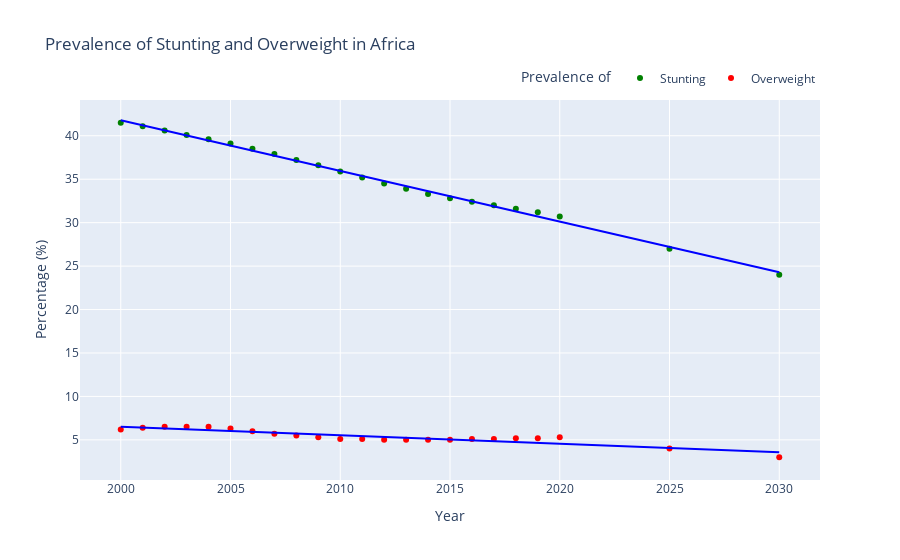
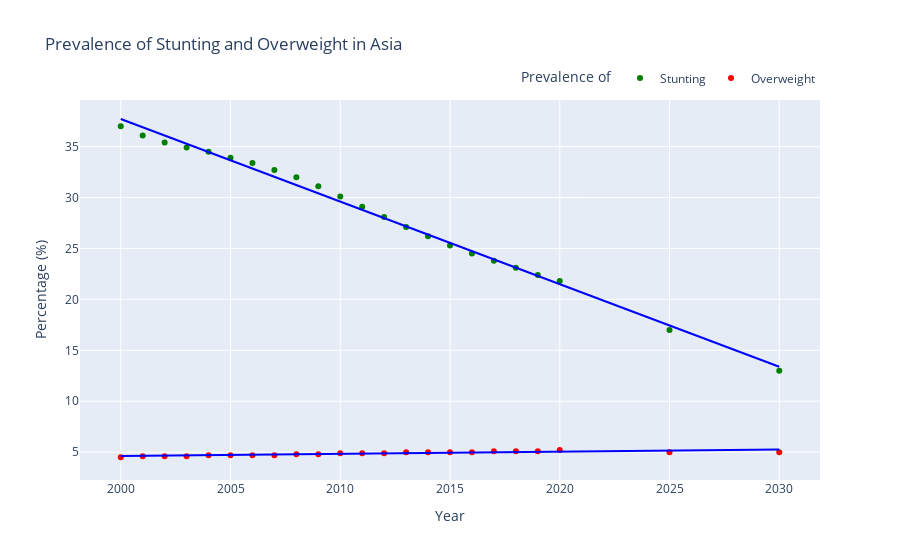
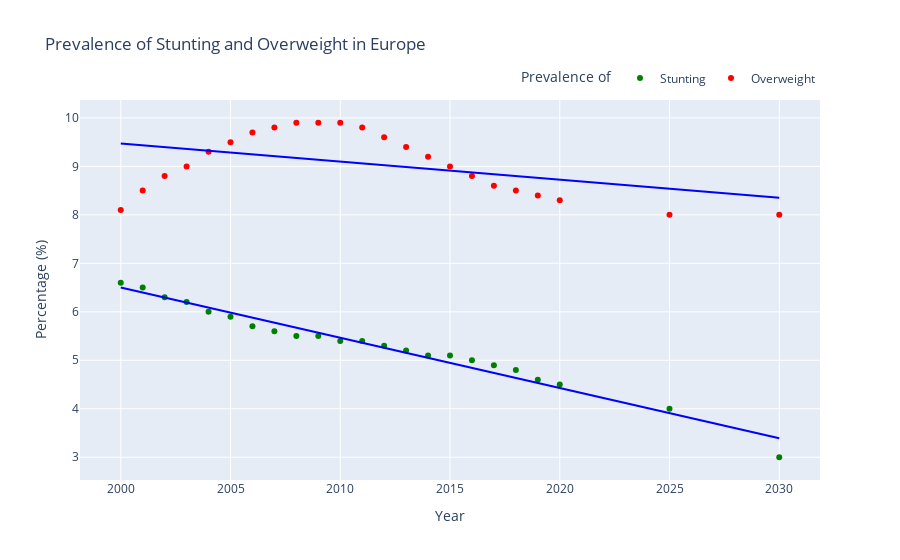
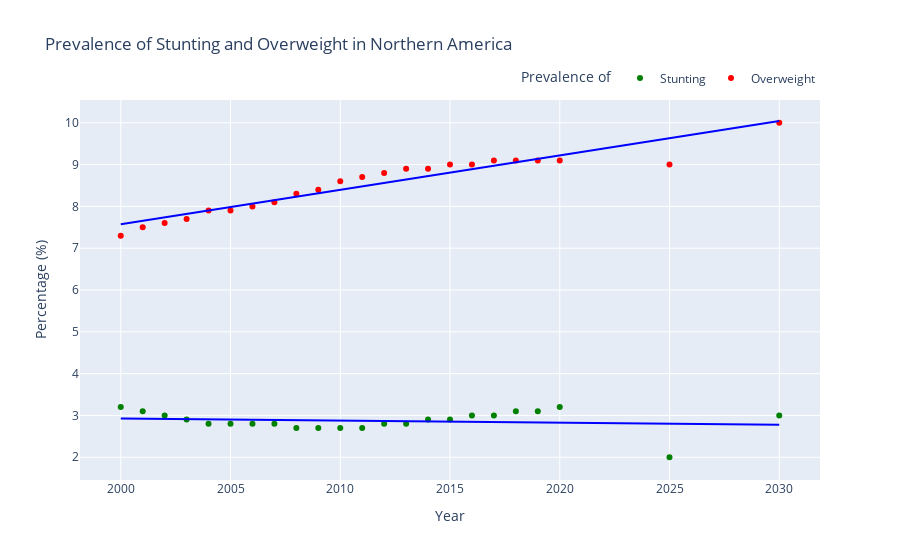

Here is the notebook cell these charts were saved with, in order:
### Markdown cell above
Predicting Future Prevalence of Stunting and Malnutrition

### Code cell
# Function for Estimation
def lrEstimate(x,y):
    n = len(x)
    df = pd.DataFrame({'x': x, 'y': y})
    df['x2'] = df['x'] * df['x']
    df['y2'] = df['y'] * df['y']
    df['xy'] = df['x'] * df['y']
    slope = ((n*(df['xy'].sum())) - ((df['x'].sum()) * (df['y'].sum()))) / ((n*(df['x2'].sum()) - ((df['x'].sum())**2)))
    intercept = (((df['y'].sum()) * (df['x2'].sum())) - ((df['x'].sum()) * (df['xy'].sum()))) / ((n*(df['x2'].sum()) - ((df['x'].sum())**2)))
    return lambda x : slope * x + intercept


for i in regData:
    x = list(regData[i]['Stunting'].keys())
    y1 = list(regData[i]['Stunting'].values())
    y2 = list(regData[i]['Overweight'].values())
    if [] not in [x, y1, y2]:
        estimator = lrEstimate(x, y1)
        mymodel = list(map(estimator, x))
        data1 = list(int(estimator(j)) for j in (2025, 2030))
        print(f'''{i}:\n\tFor 2025, Estimated Prevalence of Stunting is {data1[-2]}%
        For 2030, Estimated Prevalence of Stunting is {data1[-1]}%''')

        estimator = lrEstimate(x, y2)
        mymodel = list(map(estimator, x))
        data2 = list(int(estimator(j)) for j in (2025, 2030))
        print(f'''\tFor 2025, Estimated Prevalence of Overweight is {data2[-2]}%
        For 2030, Estimated Prevalence of Overweight is {data2[-1]}%\n''')
        
        fig = px.scatter(pd.DataFrame({"Year": x+[2025,2030], "Stunting": y1+data1, "Overweight": y2+data2}),
        x="Year", y=["Stunting", "Overweight"], trendline='ols', trendline_color_override = 'blue',
        color_discrete_sequence=["green", "red"], title=f"Prevalence of Stunting and Overweight in {i}"
        )
        fig.update_layout(
            legend_title="Prevalence of",
            yaxis_title="Percentage (%)",
            legend=dict(orientation="h", x=1, y=1.02, xanchor="right", yanchor="bottom")
            )
        fig.show()

### Figure 1 — Plotly figure (JSON) as saved in the notebook; plotly's stock layout.template omitted (floating-point values rounded to 4 significant figures)
{"data": [{"hovertemplate": "variable=Stunting<br>Year=%{x}<br>value=%{y}<extra></extra>", "legendgroup": "Stunting", "marker": {"color": "green", "symbol": "circle"}, "mode": "markers", "name": "Stunting", "orientation": "v", "showlegend": true, "type": "scatter", "x": [2000, 2001, 2002, 2003, 2004, 2005, 2006, 2007, 2008, 2009, 2010, 2011, 2012, 2013, 2014, 2015, 2016, 2017, 2018, 2019, 2020, 2025, 2030], "xaxis": "x", "y": [41.5, 41.1, 40.6, 40.1, 39.6, 39.1, 38.5, 37.9, 37.2, 36.6, 35.9, 35.2, 34.5, 33.9, 33.3, 32.8, 32.4, 32, 31.6, 31.2, 30.7, 27, 24], "yaxis": "y"}, {"hovertemplate": "<b>OLS trendline</b><br>value = -0.583338 * Year + 1208.47<br>R<sup>2</sup>=0.996826<br><br>variable=Stunting<br>Year=%{x}<br>value=%{y} <b>(trend)</b><extra></extra>", "legendgroup": "Stunting", "line": {"color": "blue"}, "marker": {"color": "green", "symbol": "circle"}, "mode": "lines", "name": "Stunting", "showlegend": false, "type": "scatter", "x": [2000, 2001, 2002, 2003, 2004, 2005, 2006, 2007, 2008, 2009, 2010, 2011, 2012, 2013, 2014, 2015, 2016, 2017, 2018, 2019, 2020, 2025, 2030], "xaxis": "x", "y": [41.79, 41.21, 40.63, 40.04, 39.46, 38.88, 38.29, 37.71, 37.13, 36.54, 35.96, 35.38, 34.79, 34.21, 33.63, 33.04, 32.46, 31.88, 31.29, 30.71, 30.13, 27.21, 24.29], "yaxis": "y"}, {"hovertemplate": "variable=Overweight<br>Year=%{x}<br>value=%{y}<extra></extra>", "legendgroup": "Overweight", "marker": {"color": "red", "symbol": "circle"}, "mode": "markers", "name": "Overweight", "orientation": "v", "showlegend": true, "type": "scatter", "x": [2000, 2001, 2002, 2003, 2004, 2005, 2006, 2007, 2008, 2009, 2010, 2011, 2012, 2013, 2014, 2015, 2016, 2017, 2018, 2019, 2020, 2025, 2030], "xaxis": "x", "y": [6.2, 6.4, 6.5, 6.5, 6.5, 6.3, 6, 5.7, 5.5, 5.3, 5.1, 5.1, 5, 5, 5, 5, 5.1, 5.1, 5.2, 5.2, 5.3, 4, 3], "yaxis": "y"}, {"hovertemplate": "<b>OLS trendline</b><br>value = -0.0975567 * Year + 201.629<br>R<sup>2</sup>=0.831458<br><br>variable=Overweight<br>Year=%{x}<br>value=%{y} <b>(trend)</b><extra></extra>", "legendgroup": "Overweight", "line": {"color": "blue"}, "marker": {"color": "red", "symbol": "circle"}, "mode": "lines", "name": "Overweight", "showlegend": false, "type": "scatter", "x": [2000, 2001, 2002, 2003, 2004, 2005, 2006, 2007, 2008, 2009, 2010, 2011, 2012, 2013, 2014, 2015, 2016, 2017, 2018, 2019, 2020, 2025, 2030], "xaxis": "x", "y": [6.515, 6.418, 6.32, 6.223, 6.125, 6.028, 5.93, 5.832, 5.735, 5.637, 5.54, 5.442, 5.345, 5.247, 5.15, 5.052, 4.954, 4.857, 4.759, 4.662, 4.564, 4.076, 3.589], "yaxis": "y"}], "layout": {"legend": {"orientation": "h", "title": {"text": "Prevalence of"}, "tracegroupgap": 0, "x": 1, "xanchor": "right", "y": 1.02, "yanchor": "bottom"}, "title": {"text": "Prevalence of Stunting and Overweight in Africa"}, "xaxis": {"anchor": "y", "domain": [0, 1], "title": {"text": "Year"}}, "yaxis": {"anchor": "x", "domain": [0, 1], "title": {"text": "Percentage (%)"}}}}

### Figure 2 — Plotly figure (JSON) as saved in the notebook; plotly's stock layout.template omitted (floating-point values rounded to 4 significant figures)
{"data": [{"hovertemplate": "variable=Stunting<br>Year=%{x}<br>value=%{y}<extra></extra>", "legendgroup": "Stunting", "marker": {"color": "green", "symbol": "circle"}, "mode": "markers", "name": "Stunting", "orientation": "v", "showlegend": true, "type": "scatter", "x": [2000, 2001, 2002, 2003, 2004, 2005, 2006, 2007, 2008, 2009, 2010, 2011, 2012, 2013, 2014, 2015, 2016, 2017, 2018, 2019, 2020, 2025, 2030], "xaxis": "x", "y": [37, 36.1, 35.4, 34.9, 34.5, 33.9, 33.4, 32.7, 32, 31.1, 30.1, 29.1, 28.1, 27.1, 26.2, 25.3, 24.5, 23.8, 23.1, 22.4, 21.8, 17, 13], "yaxis": "y"}, {"hovertemplate": "<b>OLS trendline</b><br>value = -0.81069 * Year + 1659.09<br>R<sup>2</sup>=0.994796<br><br>variable=Stunting<br>Year=%{x}<br>value=%{y} <b>(trend)</b><extra></extra>", "legendgroup": "Stunting", "line": {"color": "blue"}, "marker": {"color": "green", "symbol": "circle"}, "mode": "lines", "name": "Stunting", "showlegend": false, "type": "scatter", "x": [2000, 2001, 2002, 2003, 2004, 2005, 2006, 2007, 2008, 2009, 2010, 2011, 2012, 2013, 2014, 2015, 2016, 2017, 2018, 2019, 2020, 2025, 2030], "xaxis": "x", "y": [37.71, 36.9, 36.09, 35.28, 34.47, 33.66, 32.85, 32.04, 31.22, 30.41, 29.6, 28.79, 27.98, 27.17, 26.36, 25.55, 24.74, 23.93, 23.12, 22.31, 21.5, 17.44, 13.39], "yaxis": "y"}, {"hovertemplate": "variable=Overweight<br>Year=%{x}<br>value=%{y}<extra></extra>", "legendgroup": "Overweight", "marker": {"color": "red", "symbol": "circle"}, "mode": "markers", "name": "Overweight", "orientation": "v", "showlegend": true, "type": "scatter", "x": [2000, 2001, 2002, 2003, 2004, 2005, 2006, 2007, 2008, 2009, 2010, 2011, 2012, 2013, 2014, 2015, 2016, 2017, 2018, 2019, 2020, 2025, 2030], "xaxis": "x", "y": [4.5, 4.6, 4.6, 4.6, 4.7, 4.7, 4.7, 4.7, 4.8, 4.8, 4.9, 4.9, 4.9, 5, 5, 5, 5, 5.1, 5.1, 5.1, 5.2, 5, 5], "yaxis": "y"}, {"hovertemplate": "<b>OLS trendline</b><br>value = 0.0219248 * Year + -39.237<br>R<sup>2</sup>=0.756854<br><br>variable=Overweight<br>Year=%{x}<br>value=%{y} <b>(trend)</b><extra></extra>", "legendgroup": "Overweight", "line": {"color": "blue"}, "marker": {"color": "red", "symbol": "circle"}, "mode": "lines", "name": "Overweight", "showlegend": false, "type": "scatter", "x": [2000, 2001, 2002, 2003, 2004, 2005, 2006, 2007, 2008, 2009, 2010, 2011, 2012, 2013, 2014, 2015, 2016, 2017, 2018, 2019, 2020, 2025, 2030], "xaxis": "x", "y": [4.613, 4.635, 4.656, 4.678, 4.7, 4.722, 4.744, 4.766, 4.788, 4.81, 4.832, 4.854, 4.876, 4.898, 4.92, 4.941, 4.963, 4.985, 5.007, 5.029, 5.051, 5.161, 5.27], "yaxis": "y"}], "layout": {"legend": {"orientation": "h", "title": {"text": "Prevalence of"}, "tracegroupgap": 0, "x": 1, "xanchor": "right", "y": 1.02, "yanchor": "bottom"}, "title": {"text": "Prevalence of Stunting and Overweight in Asia"}, "xaxis": {"anchor": "y", "domain": [0, 1], "title": {"text": "Year"}}, "yaxis": {"anchor": "x", "domain": [0, 1], "title": {"text": "Percentage (%)"}}}}

### Figure 3 — Plotly figure (JSON) as saved in the notebook; plotly's stock layout.template omitted (floating-point values rounded to 4 significant figures)
{"data": [{"hovertemplate": "variable=Stunting<br>Year=%{x}<br>value=%{y}<extra></extra>", "legendgroup": "Stunting", "marker": {"color": "green", "symbol": "circle"}, "mode": "markers", "name": "Stunting", "orientation": "v", "showlegend": true, "type": "scatter", "x": [2000, 2001, 2002, 2003, 2004, 2005, 2006, 2007, 2008, 2009, 2010, 2011, 2012, 2013, 2014, 2015, 2016, 2017, 2018, 2019, 2020, 2025, 2030], "xaxis": "x", "y": [6.6, 6.5, 6.3, 6.2, 6, 5.9, 5.7, 5.6, 5.5, 5.5, 5.4, 5.4, 5.3, 5.2, 5.1, 5.1, 5, 4.9, 4.8, 4.6, 4.5, 4, 3], "yaxis": "y"}, {"hovertemplate": "<b>OLS trendline</b><br>value = -0.103675 * Year + 213.853<br>R<sup>2</sup>=0.971920<br><br>variable=Stunting<br>Year=%{x}<br>value=%{y} <b>(trend)</b><extra></extra>", "legendgroup": "Stunting", "line": {"color": "blue"}, "marker": {"color": "green", "symbol": "circle"}, "mode": "lines", "name": "Stunting", "showlegend": false, "type": "scatter", "x": [2000, 2001, 2002, 2003, 2004, 2005, 2006, 2007, 2008, 2009, 2010, 2011, 2012, 2013, 2014, 2015, 2016, 2017, 2018, 2019, 2020, 2025, 2030], "xaxis": "x", "y": [6.503, 6.4, 6.296, 6.192, 6.089, 5.985, 5.881, 5.777, 5.674, 5.57, 5.466, 5.363, 5.259, 5.155, 5.052, 4.948, 4.844, 4.741, 4.637, 4.533, 4.43, 3.911, 3.393], "yaxis": "y"}, {"hovertemplate": "variable=Overweight<br>Year=%{x}<br>value=%{y}<extra></extra>", "legendgroup": "Overweight", "marker": {"color": "red", "symbol": "circle"}, "mode": "markers", "name": "Overweight", "orientation": "v", "showlegend": true, "type": "scatter", "x": [2000, 2001, 2002, 2003, 2004, 2005, 2006, 2007, 2008, 2009, 2010, 2011, 2012, 2013, 2014, 2015, 2016, 2017, 2018, 2019, 2020, 2025, 2030], "xaxis": "x", "y": [8.1, 8.5, 8.8, 9, 9.3, 9.5, 9.7, 9.8, 9.9, 9.9, 9.9, 9.8, 9.6, 9.4, 9.2, 9, 8.8, 8.6, 8.5, 8.4, 8.3, 8, 8], "yaxis": "y"}, {"hovertemplate": "<b>OLS trendline</b><br>value = -0.0372813 * Year + 84.0356<br>R<sup>2</sup>=0.197205<br><br>variable=Overweight<br>Year=%{x}<br>value=%{y} <b>(trend)</b><extra></extra>", "legendgroup": "Overweight", "line": {"color": "blue"}, "marker": {"color": "red", "symbol": "circle"}, "mode": "lines", "name": "Overweight", "showlegend": false, "type": "scatter", "x": [2000, 2001, 2002, 2003, 2004, 2005, 2006, 2007, 2008, 2009, 2010, 2011, 2012, 2013, 2014, 2015, 2016, 2017, 2018, 2019, 2020, 2025, 2030], "xaxis": "x", "y": [9.473, 9.436, 9.398, 9.361, 9.324, 9.287, 9.249, 9.212, 9.175, 9.137, 9.1, 9.063, 9.026, 8.988, 8.951, 8.914, 8.877, 8.839, 8.802, 8.765, 8.727, 8.541, 8.355], "yaxis": "y"}], "layout": {"legend": {"orientation": "h", "title": {"text": "Prevalence of"}, "tracegroupgap": 0, "x": 1, "xanchor": "right", "y": 1.02, "yanchor": "bottom"}, "title": {"text": "Prevalence of Stunting and Overweight in Europe"}, "xaxis": {"anchor": "y", "domain": [0, 1], "title": {"text": "Year"}}, "yaxis": {"anchor": "x", "domain": [0, 1], "title": {"text": "Percentage (%)"}}}}

### Figure 4 — Plotly figure (JSON) as saved in the notebook; plotly's stock layout.template omitted (floating-point values rounded to 4 significant figures)
{"data": [{"hovertemplate": "variable=Stunting<br>Year=%{x}<br>value=%{y}<extra></extra>", "legendgroup": "Stunting", "marker": {"color": "green", "symbol": "circle"}, "mode": "markers", "name": "Stunting", "orientation": "v", "showlegend": true, "type": "scatter", "x": [2000, 2001, 2002, 2003, 2004, 2005, 2006, 2007, 2008, 2009, 2010, 2011, 2012, 2013, 2014, 2015, 2016, 2017, 2018, 2019, 2020, 2025, 2030], "xaxis": "x", "y": [3.2, 3.1, 3, 2.9, 2.8, 2.8, 2.8, 2.8, 2.7, 2.7, 2.7, 2.7, 2.8, 2.8, 2.9, 2.9, 3, 3, 3.1, 3.1, 3.2, 2, 3], "yaxis": "y"}, {"hovertemplate": "<b>OLS trendline</b><br>value = -0.00494491 * Year + 12.8164<br>R<sup>2</sup>=0.024326<br><br>variable=Stunting<br>Year=%{x}<br>value=%{y} <b>(trend)</b><extra></extra>", "legendgroup": "Stunting", "line": {"color": "blue"}, "marker": {"color": "green", "symbol": "circle"}, "mode": "lines", "name": "Stunting", "showlegend": false, "type": "scatter", "x": [2000, 2001, 2002, 2003, 2004, 2005, 2006, 2007, 2008, 2009, 2010, 2011, 2012, 2013, 2014, 2015, 2016, 2017, 2018, 2019, 2020, 2025, 2030], "xaxis": "x", "y": [2.927, 2.922, 2.917, 2.912, 2.907, 2.902, 2.897, 2.892, 2.887, 2.882, 2.877, 2.872, 2.867, 2.862, 2.857, 2.852, 2.847, 2.842, 2.838, 2.833, 2.828, 2.803, 2.778], "yaxis": "y"}, {"hovertemplate": "variable=Overweight<br>Year=%{x}<br>value=%{y}<extra></extra>", "legendgroup": "Overweight", "marker": {"color": "red", "symbol": "circle"}, "mode": "markers", "name": "Overweight", "orientation": "v", "showlegend": true, "type": "scatter", "x": [2000, 2001, 2002, 2003, 2004, 2005, 2006, 2007, 2008, 2009, 2010, 2011, 2012, 2013, 2014, 2015, 2016, 2017, 2018, 2019, 2020, 2025, 2030], "xaxis": "x", "y": [7.3, 7.5, 7.6, 7.7, 7.9, 7.9, 8, 8.1, 8.3, 8.4, 8.6, 8.7, 8.8, 8.9, 8.9, 9, 9, 9.1, 9.1, 9.1, 9.1, 9, 10], "yaxis": "y"}, {"hovertemplate": "<b>OLS trendline</b><br>value = 0.0822359 * Year + -156.898<br>R<sup>2</sup>=0.911107<br><br>variable=Overweight<br>Year=%{x}<br>value=%{y} <b>(trend)</b><extra></extra>", "legendgroup": "Overweight", "line": {"color": "blue"}, "marker": {"color": "red", "symbol": "circle"}, "mode": "lines", "name": "Overweight", "showlegend": false, "type": "scatter", "x": [2000, 2001, 2002, 2003, 2004, 2005, 2006, 2007, 2008, 2009, 2010, 2011, 2012, 2013, 2014, 2015, 2016, 2017, 2018, 2019, 2020, 2025, 2030], "xaxis": "x", "y": [7.574, 7.656, 7.739, 7.821, 7.903, 7.985, 8.068, 8.15, 8.232, 8.314, 8.397, 8.479, 8.561, 8.643, 8.726, 8.808, 8.89, 8.972, 9.054, 9.137, 9.219, 9.63, 10.04], "yaxis": "y"}], "layout": {"legend": {"orientation": "h", "title": {"text": "Prevalence of"}, "tracegroupgap": 0, "x": 1, "xanchor": "right", "y": 1.02, "yanchor": "bottom"}, "title": {"text": "Prevalence of Stunting and Overweight in Northern America"}, "xaxis": {"anchor": "y", "domain": [0, 1], "title": {"text": "Year"}}, "yaxis": {"anchor": "x", "domain": [0, 1], "title": {"text": "Percentage (%)"}}}}
